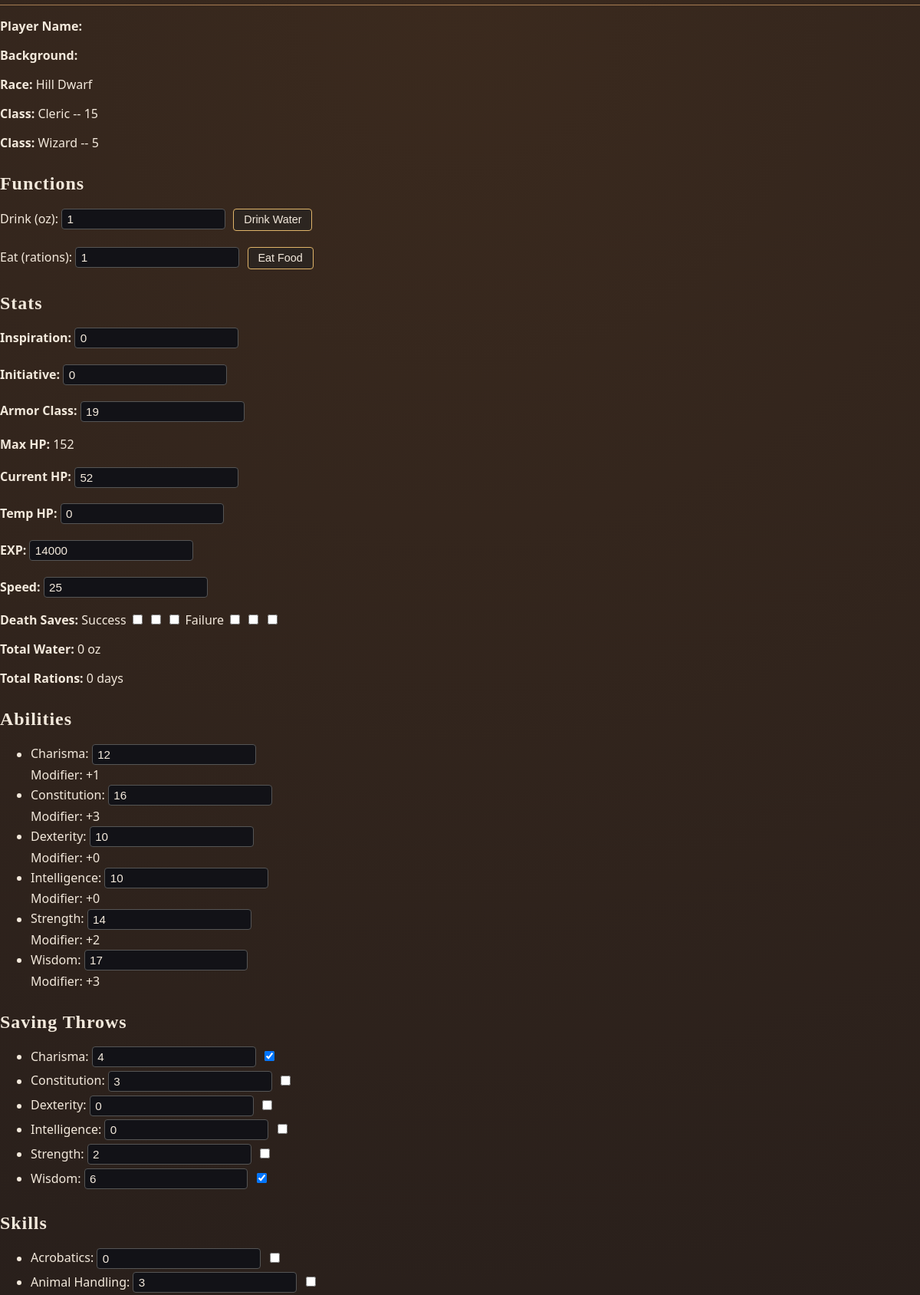
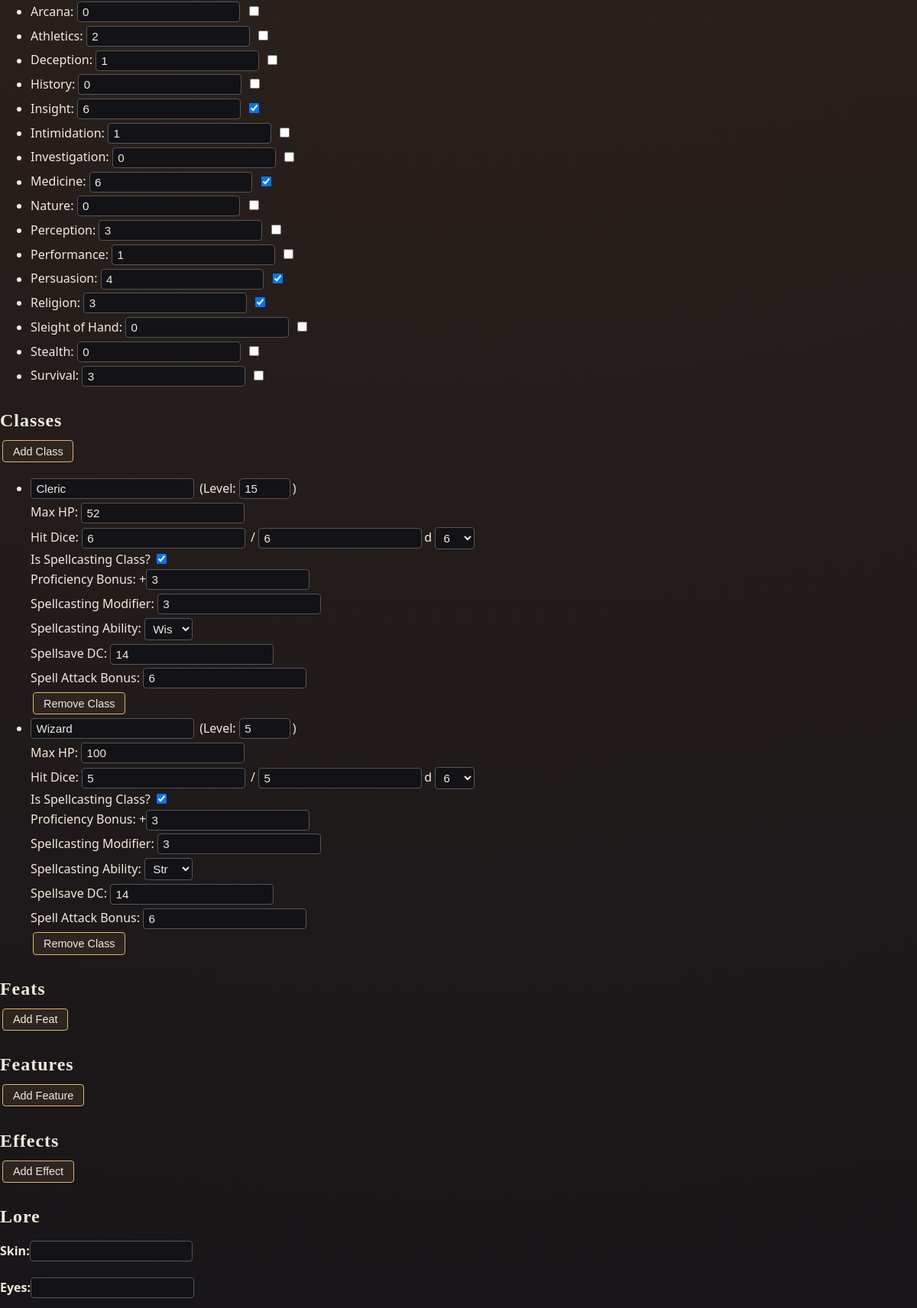
Screenshot of /character/3 (upper part) with the database file from the repository (2 pictures, top to bottom).
### tables this page shows
CREATE TABLE Race(
characterid INTEGER REFERENCES Character(characterid),
name TEXT,
speed INTEGER NOT NULL CHECK(speed >= 0),
PRIMARY KEY(characterid, name)
);

CREATE TABLE Class(
characterid INTEGER REFERENCES Character(characterid),
name TEXT,
proficiencybonus INTEGER NOT NULL CHECK(proficiencybonus >= 0),
totalhitdice INTEGER NOT NULL CHECK(totalhitdice >= 0),
currenthitdice INTEGER CHECK(currenthitdice >= 0) DEFAULT 0,
typeofhitdice INTEGER NOT NULL DEFAULt 6 CHECK(typeofhitdice IN (6, 8, 10, 12)),
maxhitpoints INTEGER NOT NULL CHECK(maxhitpoints >= 0),
classlevel INTEGER NOT NULL CHECK(classlevel >= 0),
isSpellCastingClass INTEGER NOT NULL CHECK(isSpellCastingClass IN (0, 1)) DEFAULT 0,
spellcastingability TEXT NOT NULL CHECK(spellcastingability IN ('Str', 'Dex', 'Con', 'Int', 'Wis', 'Cha')) DEFAULT 'Int',
spellcastingmodifier INTEGER NOT NULL CHECK(spellcastingmodifier >= 0),
PRIMARY KEY(characterid, name)
);

CREATE TABLE Stats(
characterid INTEGER REFERENCES Character(characterid),
id INTEGER PRIMARY KEY AUTOINCREMENT,
inspiration INTEGER CHECK(inspiration >= 0) DEFAULT 0,
currenthitpoints INTEGER DEFAULT 0,
temporaryhitpoints INTEGER CHECK(temporaryhitpoints >= 0) DEFAULT 0,
exp INTEGER CHECK(exp >= 0) DEFAULT 0,
deathsuccesses INTEGER CHECK(deathsuccesses >= 0 AND deathsuccesses <= 3) DEFAULT 0,
deathfailures INTEGER CHECK(deathfailures >= 0 AND deathfailures <= 3) DEFAULT 0,
totalspellslotslevel1 INTEGER NOT NULL CHECK(totalspellslotslevel1 >= 0) DEFAULT 0,
totalspellslotslevel2 INTEGER NOT NULL CHECK(totalspellslotslevel2 >= 0) DEFAULT 0,
totalspellslotslevel3 INTEGER NOT NULL CHECK(totalspellslotslevel3 >= 0) DEFAULT 0,
totalspellslotslevel4 INTEGER NOT NULL CHECK(totalspellslotslevel4 >= 0) DEFAULT 0,
totalspellslotslevel5 INTEGER NOT NULL CHECK(totalspellslotslevel5 >= 0) DEFAULT 0,
totalspellslotslevel6 INTEGER NOT NULL CHECK(totalspellslotslevel6 >= 0) DEFAULT 0,
totalspellslotslevel7 INTEGER NOT NULL CHECK(totalspellslotslevel7 >= 0) DEFAULT 0,
totalspellslotslevel8 INTEGER NOT NULL CHECK(totalspellslotslevel8 >= 0) DEFAULT 0,
totalspellslotslevel9 INTEGER NOT NULL CHECK(totalspellslotslevel9 >= 0) DEFAULT 0,
usedspellslotslevel1 INTEGER NOT NULL CHECK(usedspellslotslevel1 >= 0 AND usedspellslotslevel1 <= totalspellslotslevel1) DEFAULT 0,
usedspellslotslevel2 INTEGER NOT NULL CHECK(usedspellslotslevel2 >= 0 AND usedspellslotslevel2 <= totalspellslotslevel2) DEFAULT 0,
usedspellslotslevel3 INTEGER NOT NULL CHECK(usedspellslotslevel3 >= 0 AND usedspellslotslevel3 <= totalspellslotslevel3) DEFAULT 0,
usedspellslotslevel4 INTEGER NOT NULL CHECK(usedspellslotslevel4 >= 0 AND usedspellslotslevel4 <= totalspellslotslevel4) DEFAULT 0,
usedspellslotslevel5 INTEGER NOT NULL CHECK(usedspellslotslevel5 >= 0 AND usedspellslotslevel5 <= totalspellslotslevel5) DEFAULT 0,
usedspellslotslevel6 INTEGER NOT NULL CHECK(usedspellslotslevel6 >= 0 AND usedspellslotslevel6 <= totalspellslotslevel6) DEFAULT 0,
usedspellslotslevel7 INTEGER NOT NULL CHECK(usedspellslotslevel7 >= 0 AND usedspellslotslevel7 <= totalspellslotslevel7) DEFAULT 0,
usedspellslotslevel8 INTEGER NOT NULL CHECK(usedspellslotslevel8 >= 0 AND usedspellslotslevel8 <= totalspellslotslevel8) DEFAULT 0,
usedspellslotslevel9 INTEGER NOT NULL CHECK(usedspellslotslevel9 >= 0 AND usedspellslotslevel9 <= totalspellslotslevel9) DEFAULT 0,
armorclass INTEGER NOT NULL DEFAULT 0
);

CREATE TABLE Ability(
characterid INTEGER REFERENCES Character(characterid),
name TEXT,
score INTEGER NOT NULL,
PRIMARY KEY(characterid, name)
);

CREATE TABLE SavingThrow(
characterid INTEGER REFERENCES Character(characterid),
name TEXT,
proficient INTEGER NOT NULL CHECK(proficient IN (0, 1)) DEFAULT 0,
score INTEGER NOT NULL,
PRIMARY KEY(characterid, name)
);

CREATE TABLE Skill(
characterid INTEGER REFERENCES Character(characterid),
name TEXT,
score INTEGER NOT NULL,
proficient INTEGER NOT NULL CHECK(proficient IN (0, 1)) DEFAULT 0,
PRIMARY KEY(characterid, name)
);

### MyFlask.py (the view)
@app.route("/character/<int:cid>") #character editing page
def character(cid):
    conn = sqlite3.connect("DnDCharacterManager.db")
    cursor = conn.cursor()
    user_id = session.get("userid")
    cursor.execute("SELECT * FROM Character WHERE characterid = ? AND userid = ?", (cid, user_id,))
    character = cursor.fetchone()
    cursor.execute("SELECT * FROM Character WHERE ownerid = ? AND userid = ?", (cid, user_id,))
    companions = cursor.fetchall()
    cursor.execute("SELECT * FROM Stats WHERE characterid = ?", (cid,))
    stats = cursor.fetchone()
    cursor.execute("SELECT * FROM Skill WHERE characterid = ?", (cid,))
    skills = cursor.fetchall()
    cursor.execute("SELECT * FROM Class WHERE characterid = ?", (cid,))
    classes = cursor.fetchall()
    cursor.execute("SELECT * FROM Race WHERE characterid = ?", (cid,))
    race = cursor.fetchone()
    cursor.execute("SELECT * FROM SavingThrow WHERE characterid = ?", (cid,))
    savingthrows = cursor.fetchall()
    cursor.execute("SELECT * FROM Ability WHERE characterid = ?", (cid,))
    abilities = cursor.fetchall()
    cursor.execute("SELECT * FROM Feat WHERE characterid = ?", (cid,))
    feats = cursor.fetchall()
    cursor.execute("SELECT * FROM Features WHERE characterid = ?", (cid,))
    features = cursor.fetchall()
    cursor.execute("SELECT * From Effects WHERE characterid = ?", (cid,))
    effects = cursor.fetchall()
    cursor.execute("SELECT * FROM Lore WHERE characterid = ?", (cid,))
    lore = cursor.fetchone()
    cursor.execute("SELECT * FROM Item WHERE characterid = ?", (cid,))
    items = cursor.fetchall()
    cursor.execute("SELECT w.*, i.name, i.description FROM WaterContainer w JOIN Item i ON w.itemid = i.itemid WHERE w.characterid = ?", (cid,))
    containers = cursor.fetchall()
    total_water = sum(w[2] for w in containers)
    cursor.execute("SELECT s.*, i.name, i.description FROM SiegeEquipment s JOIN Item i ON s.itemid = i.itemid WHERE s.characterid = ?", (cid,))
    siegeequipments = cursor.fetchall()
    cursor.execute("SELECT p.*, i.name, i.description FROM Poison p JOIN Item i ON p.itemid = i.itemid WHERE p.characterid = ?", (cid,))
    poisons = cursor.fetchall()
    cursor.execute("SELECT a.*, i.name, i.description FROM AdventuringGear a JOIN Item i ON a.itemid = i.itemid WHERE a.characterid = ?", (cid,))
    adventuringgears = cursor.fetchall()
    cursor.execute("SELECT w.*, i.name, i.description FROM Weapon w JOIN Item i ON w.itemid = i.itemid WHERE w.characterid = ?", (cid,))
    weapons = cursor.fetchall()
    cursor.execute("SELECT a.*, i.name, i.description FROM ArmorShield a JOIN Item i ON a.itemid = i.itemid WHERE a.characterid = ?", (cid,))
    armorshields = cursor.fetchall()
    cursor.execute("SELECT s.*, i.name, i.description FROM Spell s JOIN Item i ON s.itemid = i.itemid WHERE s.characterid = ?", (cid,))
    spells = cursor.fetchall()
    cursor.execute("SELECT e.*, i.name, i.description FROM Explosive e JOIN Item i ON e.itemid = i.itemid WHERE e.characterid = ?", (cid,))
    explosives = cursor.fetchall()
    cursor.execute("SELECT t.*, i.name, i.description FROM Tool t JOIN Item i ON t.itemid = i.itemid WHERE t.characterid = ?", (cid,))
    tools = cursor.fetchall()
    cursor.execute("SELECT t.*, i.name, i.description FROM Trinket t JOIN Item i ON t.itemid = i.itemid WHERE t.characterid = ?", (cid,))
    trinkets = cursor.fetchall()
    cursor.execute("SELECT f.*, i.name, i.description FROM Firearm f JOIN Item i ON f.itemid = i.itemid WHERE f.characterid = ?", (cid,))
    firearms = cursor.fetchall()
    cursor.execute("SELECT o.*, i.name, i.description FROM Other o JOIN Item i ON o.itemid = i.itemid WHERE o.characterid = ?", (cid,))
    others = cursor.fetchall()
    cursor.execute("SELECT w.*, i.name, i.description FROM Wondrous w JOIN Item i ON w.itemid = i.itemid WHERE w.characterid = ?", (cid,))
    wondrous = cursor.fetchall()
    cursor.execute("SELECT r.*, i.name, i.description FROM Ration r JOIN Item i ON r.itemid = i.itemid WHERE r.characterid = ?", (cid,))
    rations = cursor.fetchall()
    total_rations = sum(r[2] for r in rations)
    conn.close()
    print(character, companions, stats, skills, classes, race, savingthrows, abilities, feats, features, effects, lore, items, containers, siegeequipments, poisons, adventuringgears, weapons, armorshields, spells, explosives, tools, trinkets, firearms, others, wondrous, rations)
    return render_template("character.html", character=character, companions=companions, stats=stats, skills=skills, classes=classes, race=race, savingthrows=savingthrows, abilities=abilities, feats=feats, features=features, effects=effects, lore=lore, items=items, containers=containers, siegeequipments=siegeequipments, poisons=poisons, adventuringgears=adventuringgears, weapons=weapons, armorshields=armorshields, spells=spells, explosives=explosives, tools=tools, trinkets=trinkets, firearms=firearms, others=others, wondrous=wondrous, rations=rations, total_water=total_water, total_rations=total_rations)

### templates/character.html (shortened to what this page needs)
<!DOCTYPE html>
<html lang="en">
<head>
    <link rel="stylesheet" href="{{ url_for('static', filename='css/charactercreation.css') }}">
</head>
<body data-character-id="{{ character[0] }}">
    <h1>{{ character[4] }}</h1>
    <div>
        <p><strong>Player Name:</strong> {{ character[5] }}</p>
        <p><strong>Background:</strong> {{ character[2] }}</p>
        <p><strong>Race: </strong> {{ race[1] }}</p>
        {% for c in classes %}
            <p><strong>Class: </strong> {{ c[1] }} -- {{ c[7] }}</p>
        {% endfor %}
    </div>
    <h2>Functions</h2>
    <div>
        <p>
            <label>
                Drink (oz):
                <input type="number" id="drinkWaterAmount" min="1" value="1">
            </label>
            <button type="button" id="drinkWaterButton">Drink Water</button>
        </p>
        <p>
            <label>
                Eat (rations):
                <input type="number" id="eatRationAmount" min="1" value="1">
            </label>
            <button type="button" id="eatRationButton">Eat Food</button>
        </p>
    </div>
    <h2>Stats</h2>
    <div>
        <p><strong>Inspiration:</strong> <input type="number" id="statsInspiration" value="{{ stats[2] }}" min="0"></p>
        <p><strong>Initiative:</strong> <input type="number" id="initiativeInput" value="0"></p>
        <p><strong>Armor Class:</strong> <input type="number" id="statsAC" value="{{ stats[26] }}"></p>
        {% set total_hp = classes | sum(attribute=6) %}
        <p><strong>Max HP: </strong><span id="totalMaxHpInput">{{ total_hp }}</span></p>
        <p><strong>Current HP:</strong> <input type="number" id="statsCurrentHP" value="{{ stats[3] }}" min="0"></p>
        <p><strong>Temp HP:</strong> <input type="number" id="statsTempHP" value="{{ stats[4] }}" min="0"></p>
        <p><strong>EXP:</strong> <input type="number" id="statsExp" value="{{ stats[5] }}" min="0"></p>
        <p><strong>Speed:</strong> <input type="number" value="{{race[2]}}" min="0"></p>
        <p><strong>Death Saves:</strong>
            Success
            <input type="checkbox" class="death-success" data-index="1" {% if stats[6] >= 1 %}checked{% endif %}>
            <input type="checkbox" class="death-success" data-index="2" {% if stats[6] >= 2 %}checked{% endif %}>
            <input type="checkbox" class="death-success" data-index="3" {% if stats[6] == 3 %}checked{% endif %}>
            Failure
            <input type="checkbox" class="death-failure" data-index="1" {% if stats[7] >= 1 %}checked{% endif %}>
            <input type="checkbox" class="death-failure" data-index="2" {% if stats[7] >= 2 %}checked{% endif %}>
            <input type="checkbox" class="death-failure" data-index="3" {% if stats[7] == 3 %}checked{% endif %}>
        </p>
        <p><strong>Total Water:</strong> <span id="totalWaterValue">{{ total_water }}</span> oz</p>
        <p><strong>Total Rations:</strong> <span id="totalRationsValue">{{ total_rations }}</span> {% if total_rations == 1 %} day {% else %} days {% endif %}</p>
    </div>
    <h2>Abilities</h2>
    <div>
        <ul>
            {% for ability in abilities %}
                <li class="ability-row" data-ability-name="{{ ability[1] }}">
                    {{ ability[1] }}: <input type="number" class="ability-score" value="{{ ability[2] }}" placeholder="{{ ability[2] }}" min="1"><br>
                    Modifier: <span class="ability-mod">{{ (ability[2] - 10) // 2 }}</span>
                </li>
            {% endfor %}
        </ul>
    </div>
    <h2>Saving Throws</h2>
    <div>
        <ul>
            {% for st in savingthrows %}
                <li>{{ st[1] }}: <input type="number" class="saving-score" data-name="{{ st[1] }}" value="{{ st[3] }}"> <input type="checkbox" class="saving-prof" data-name="{{ st[1] }}" {% if st[2] == 1 %}checked{% endif %}></li>
            {% endfor %}
        </ul>
    </div>
    <h2>Skills</h2>
    <div>
        <ul>
            {% for s in skills %}
                <li>
                    {{ s[1] }}: <input type="number" class="skill-score" data-name="{{ s[1] }}" value="{{ s[2] }}">  <input type="checkbox" class="skill-prof" data-name="{{ s[1] }}" {% if s[3] == 1 %}checked{% endif %}>
                </li>
            {% endfor %}
        </ul>
    </div>
    <h2>Classes</h2>
    <div>
        <button type="button" id="addClassButton">Add Class</button>
        <ul id="classList">
            {% for c in classes %}
                <li class="spellcasting-class" data-original-name="{{ c[1] }}">
                    <strong><input type="text" class="class-name" value="{{ c[1] }}"></strong>
                    (Level: <input type="number" class="class-level" value="{{ c[7] }}" min="0" max="20">)<br>
                    Max HP: <input type="number" class="class-maxhp" value="{{ c[6] }}" min="0"><br>
                    Hit Dice: <input type="number" class="class-currenthd" value="{{ c[4] }}" min="0"> /
                    <input type="number" class="class-totalhd" value="{{ c[3] }}" min="0">d
                    <select class="class-die-size">
                        {% for size in [6,8,10,12] %}
                            <option value="{{ size }}" {% if size == c[6] %}selected{% endif %}>{{ size }}</option>
                        {% endfor %}
                    </select><br>
                    Is Spellcasting Class?
                    <input type="checkbox"
                        class="class-is-spellcasting"
                        {% if c[8] == 1 %}checked{% endif %}><br>
                    Proficiency Bonus:
                    +<input type="number" class="class-prof-bonus" value="{{ c[2] }}" min="0"><br>
                    Spellcasting Modifier:
                    <input type="number" class="spellcasting-mod" value="{{ c[10] }}"><br>
                    Spellcasting Ability:
                    <select class="class-spell-ability">
                        <option value="Str" {% if c[9] == 'Str' %}selected{% endif %}>Str</option>
                        <option value="Wis" {% if c[9] == 'Wis' %}selected{% endif %}>Wis</option>
                    </select><br>
                    Spellsave DC:
                    <input type="number" class="spellsave-dc" readonly><br>
                    Spell Attack Bonus:
                    <input type="number" class="spell-attack-bonus" readonly><br>
                </li>
            {% endfor %}
        </ul>
    </div>
    <h2>Feats</h2>
    <div>
        <button type="button" id="addFeatButton">Add Feat</button>
    </div>
    <h2>Features</h2>
    <div>
        <button type="button" id="addFeatureButton">Add Feature</button>
    </div>
    <h2>Effects</h2>
    <div>
        <button type="button" id="addEffectButton">Add Effect</button>
    </div>
    <h2>Lore</h2>
    <div>
        <p><strong>Skin:</strong><input type='text' id="loreSkin" value='{{ lore[2] }}'></p>
        <p><strong>Eyes:</strong><input type='text' id="loreEyes" value='{{ lore[3] }}'></p>
    </div>
</body>
</html>

### rows the page displays
Race: name "Hill Dwarf", speed "25"
Class: name "Cleric", classlevel "15", maxhitpoints "52", currenthitdice "6", totalhitdice "6", isSpellCastingClass "☑", proficiencybonus "3", spellcastingmodifier "3", spellcastingability "Wis"
Class: name "Wizard", classlevel "5", maxhitpoints "100", currenthitdice "5", totalhitdice "5", isSpellCastingClass "☑", proficiencybonus "3", spellcastingmodifier "3", spellcastingability "Str"
Stats: inspiration "0", armorclass "19", currenthitpoints "52", temporaryhitpoints "0", exp "14000"
Ability: name "Charisma", score "12", (ability[2]-10)//2 "+1"
Ability: name "Constitution", score "16", (ability[2]-10)//2 "+3"
Ability: name "Dexterity", score "10", (ability[2]-10)//2 "+0"
Ability: name "Intelligence", score "10", (ability[2]-10)//2 "+0"
Ability: name "Strength", score "14", (ability[2]-10)//2 "+2"
Ability: name "Wisdom", score "17", (ability[2]-10)//2 "+3"
SavingThrow: name "Charisma", score "4", proficient "☑"
SavingThrow: name "Constitution", score "3"
SavingThrow: name "Dexterity", score "0"
SavingThrow: name "Intelligence", score "0"
SavingThrow: name "Strength", score "2"
SavingThrow: name "Wisdom", score "6", proficient "☑"
Skill: name "Acrobatics", score "0"
Skill: name "Animal Handling", score "3"
Skill: name "Arcana", score "0"
Skill: name "Athletics", score "2"
Skill: name "Deception", score "1"
Skill: name "History", score "0"
Skill: name "Insight", score "6", proficient "☑"
Skill: name "Intimidation", score "1"
Skill: name "Investigation", score "0"
Skill: name "Medicine", score "6", proficient "☑"
Skill: name "Nature", score "0"
Skill: name "Perception", score "3"
Skill: name "Performance", score "1"
Skill: name "Persuasion", score "4", proficient "☑"
Skill: name "Religion", score "3", proficient "☑"
Skill: name "Sleight of Hand", score "0"
Skill: name "Stealth", score "0"
Skill: name "Survival", score "3"

### other values shown
{{ total_hp }} "152"
{{ total_water }} "0"
{{ total_rations }} "0"
form field value "6"
